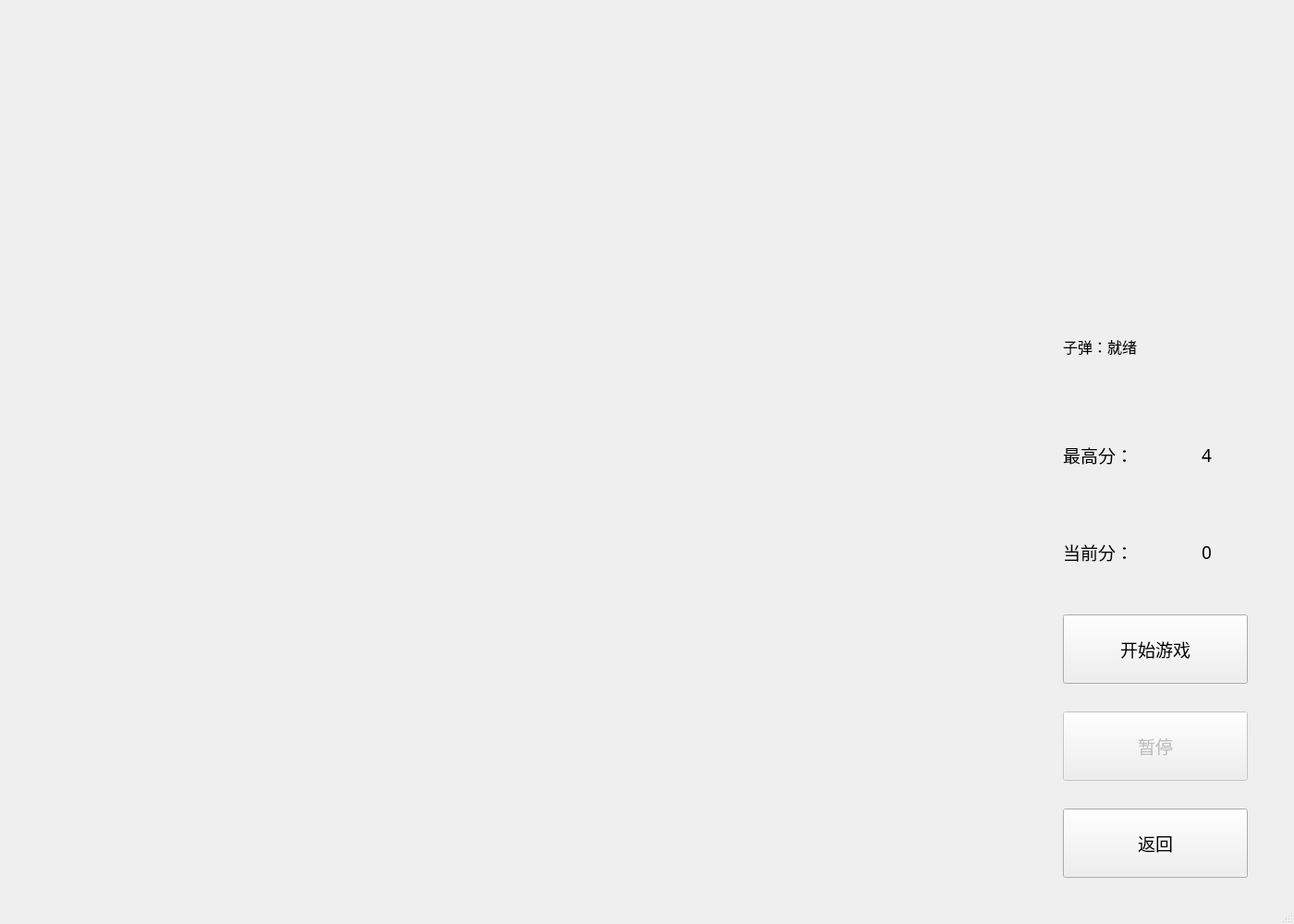
<?xml version="1.0" encoding="UTF-8"?>
<ui version="4.0">
 <class>GameWindow</class>
 <widget class="QMainWindow" name="GameWindow">
  <property name="geometry">
   <rect>
    <x>0</x>
    <y>0</y>
    <width>1400</width>
    <height>1000</height>
   </rect>
  </property>
  <property name="windowTitle">
   <string>SnakeGame</string>
  </property>
  <widget class="QWidget" name="centralwidget">
   <widget class="QPushButton" name="backButton">
    <property name="geometry">
     <rect>
      <x>1150</x>
      <y>875</y>
      <width>200</width>
      <height>75</height>
     </rect>
    </property>
    <property name="font">
     <font>
      <family>黑体</family>
      <pointsize>14</pointsize>
     </font>
    </property>
    <property name="focusPolicy">
     <enum>Qt::FocusPolicy::NoFocus</enum>
    </property>
    <property name="text">
     <string>返回</string>
    </property>
   </widget>
   <widget class="QPushButton" name="startButton">
    <property name="geometry">
     <rect>
      <x>1150</x>
      <y>665</y>
      <width>200</width>
      <height>75</height>
     </rect>
    </property>
    <property name="font">
     <font>
      <family>黑体</family>
      <pointsize>14</pointsize>
     </font>
    </property>
    <property name="focusPolicy">
     <enum>Qt::FocusPolicy::NoFocus</enum>
    </property>
    <property name="text">
     <string>开始游戏</string>
    </property>
   </widget>
   <widget class="QPushButton" name="pauseButton">
    <property name="enabled">
     <bool>false</bool>
    </property>
    <property name="geometry">
     <rect>
      <x>1150</x>
      <y>770</y>
      <width>200</width>
      <height>75</height>
     </rect>
    </property>
    <property name="font">
     <font>
      <family>黑体</family>
      <pointsize>14</pointsize>
     </font>
    </property>
    <property name="focusPolicy">
     <enum>Qt::FocusPolicy::NoFocus</enum>
    </property>
    <property name="text">
     <string>暂停</string>
    </property>
   </widget>
   <widget class="QLabel" name="labelScoreText">
    <property name="geometry">
     <rect>
      <x>1150</x>
      <y>560</y>
      <width>150</width>
      <height>75</height>
     </rect>
    </property>
    <property name="font">
     <font>
      <family>黑体</family>
      <pointsize>14</pointsize>
     </font>
    </property>
    <property name="text">
     <string>当前分：</string>
    </property>
   </widget>
   <widget class="QLabel" name="labelScore">
    <property name="geometry">
     <rect>
      <x>1300</x>
      <y>560</y>
      <width>100</width>
      <height>75</height>
     </rect>
    </property>
    <property name="font">
     <font>
      <family>黑体</family>
      <pointsize>14</pointsize>
     </font>
    </property>
    <property name="text">
     <string>0</string>
    </property>
   </widget>
   <widget class="QLabel" name="labelHighScoreText">
    <property name="geometry">
     <rect>
      <x>1150</x>
      <y>455</y>
      <width>150</width>
      <height>75</height>
     </rect>
    </property>
    <property name="font">
     <font>
      <family>黑体</family>
      <pointsize>14</pointsize>
     </font>
    </property>
    <property name="text">
     <string>最高分：</string>
    </property>
   </widget>
   <widget class="QLabel" name="labelHighScore">
    <property name="geometry">
     <rect>
      <x>1300</x>
      <y>455</y>
      <width>100</width>
      <height>75</height>
     </rect>
    </property>
    <property name="font">
     <font>
      <family>黑体</family>
      <pointsize>14</pointsize>
     </font>
    </property>
    <property name="text">
     <string>4</string>
    </property>
   </widget>
   <widget class="QLabel" name="bulletStatusLabel">
    <property name="geometry">
     <rect>
      <x>1150</x>
      <y>350</y>
      <width>200</width>
      <height>50</height>
     </rect>
    </property>
    <property name="font">
     <font>
      <family>黑体</family>
      <pointsize>12</pointsize>
     </font>
    </property>
    <property name="text">
     <string>子弹：就绪</string>
    </property>
   </widget>
  </widget>
  <widget class="QMenuBar" name="menubar">
   <property name="geometry">
    <rect>
     <x>0</x>
     <y>0</y>
     <width>1400</width>
     <height>21</height>
    </rect>
   </property>
  </widget>
  <widget class="QStatusBar" name="statusbar"/>
 </widget>
 <resources/>
 <connections/>
</ui>
